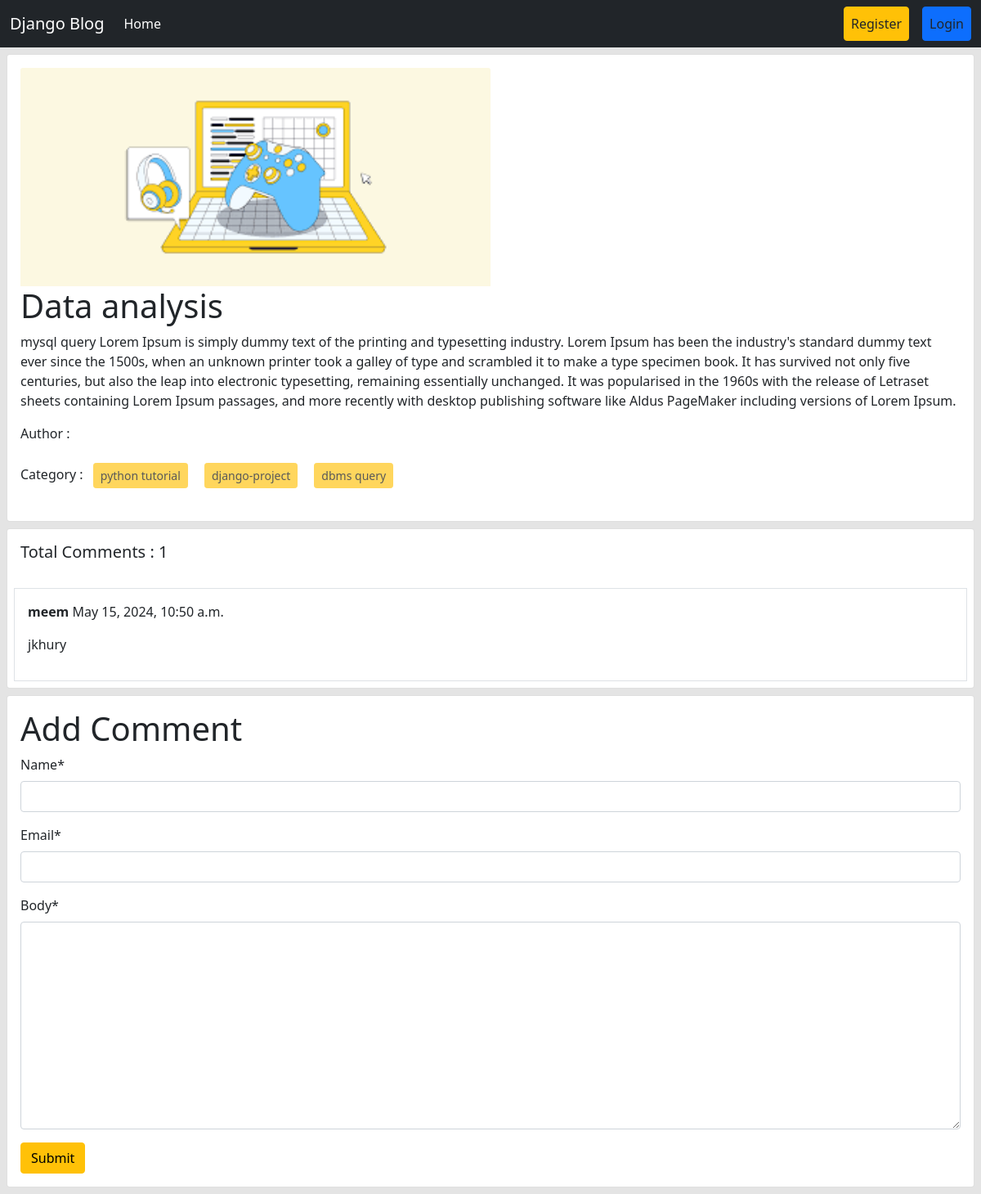
The app's page /post/detail/3 with its own data.
### posts/models.py (models this page shows, shortened)
class Post(models.Model):
    title = models.CharField(max_length=50)
    content = models.TextField()
    category = models.ManyToManyField(Category) # ekta post multiple categorir moddhe thakte pare abar ekta categorir moddhe multiple post thakte pare
    author = models.ForeignKey(User, on_delete=models.CASCADE)
    image = models.ImageField(upload_to='posts/media/uploads/', blank = True, null = True) #blank=True, null=True means image charaw form post hbe

class Comment(models.Model):
    post=models.ForeignKey(Post, on_delete=models.CASCADE, related_name='comments')
    name=models.CharField(max_length=30)
    email=models.EmailField()
    body=models.TextField()
    created_on=models.DateTimeField(auto_now_add=True)

### categories/models.py (models this page shows, shortened)
class Category(models.Model):
    name = models.CharField(max_length=100)
    slug = models.SlugField(max_length=100,unique=True, null=True, blank=True)

### posts/views.py (the view, shortened to what this page needs)
# urls.py: path('detail/<int:id>', views.DetailPostView.as_view(), name='detail_post'),
class DetailPostView(DetailView):
    model=models.Post
    template_name='post_details.html'
    pk_url_kwarg='id'
    def get_context_data(self, **kwargs):
        context=super().get_context_data(**kwargs)
        post=self.object #post model ar object
        comments=post.comments.all()
        comment_form=forms.CommentForm()
        context['comments']=comments
        context['comment_form']=comment_form
        return context

### posts/forms.py
class CommentForm(forms.ModelForm):
    class Meta:
        model = Comment
        fields = ['name','email','body']

### posts/templates/post_details.html (shortened to what this page needs)
{% extends 'base.html' %}
{% load crispy_forms_tags %}
{% block content %}
<div class="col-12">
    <div class="card m-2">
        <div class="card-body">
            <img src="{{post.image.url}}" class="card-img-top" alt="..." style="width:50%;">
            <h1 class="card-title">{{post.title}}</h1>
            <p class="card-text">{{post.content}}</p>
            <p>Author : {{post.author.first_name}} {{post.author.last_name}}</p>
            <p>
                Category : {% for cat in post.category.all %}
                <button class="btn btn-warning btn-sm m-2" disabled>
                    {{cat.name}}
                </button>
                {% endfor %}
            </p>
        </div>
    </div>
</div>
<div class="card m-2">
	<h5 class="p-3">Total Comments : {{comments | length}}</h5>
	{% for comment in comments %}
<div class="card-body border m-2">
			<p><b>{{comment.name}}</b> {{comment.created_on}}</p>
			<p>{{comment.body}}</p>
	</div>
	{% endfor %}
</div>
<div class="card m-2">
	<div class="card-body">
			<form method="post">
					<h1>Add Comment</h1>
					{{comment_form | crispy}}
					<button class="btn btn-warning">Submit</button>
	</div>
</div>
{%endblock%}

### records on screen
Post: image (picture), title "Data analysis", content "mysql query Lorem Ipsum is simply dummy text of the printing and typesetting industry. Lorem Ipsum has been the industry's standard dummy text ever since the 1500s, when an unknown printer took a galley of type and scrambled it to make a type specimen book. It has survived not only five centuries, but also the leap into electronic typesetting, remaining essentially unchanged. It was popularised in the 1960s with the release of Letraset sheets containing Lorem Ipsum passages, and more recently with desktop publishing software like Aldus PageMaker including versions of Lorem Ipsum."
Category: name "python tutorial"
Category: name "django-project"
Category: name "dbms query"
Comment: name "meem", created_on "May 15, 2024, 10:50 a.m.", body "jkhury"

### other values on screen
{{ comments | length }} "1"
